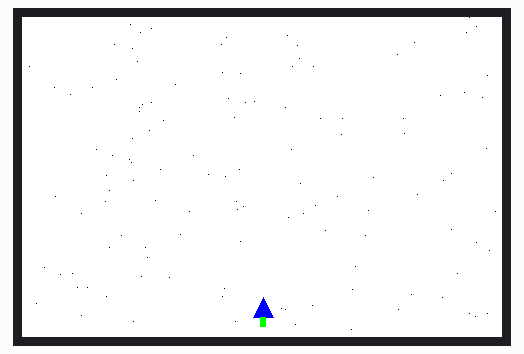
Simulated run of this sketch. Board: ESP32. Parts: 480×320 colour display. Random numbers use the default seed unless the sketch sets one.

Above: at 0.45 s.
At 5.27 s:
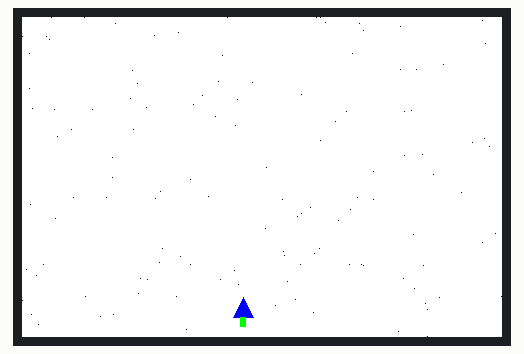
At 10.09 s:
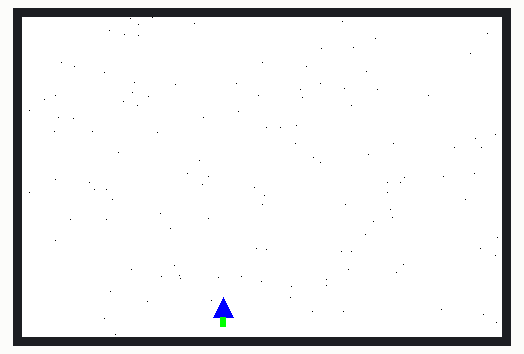
At 20.04 s:
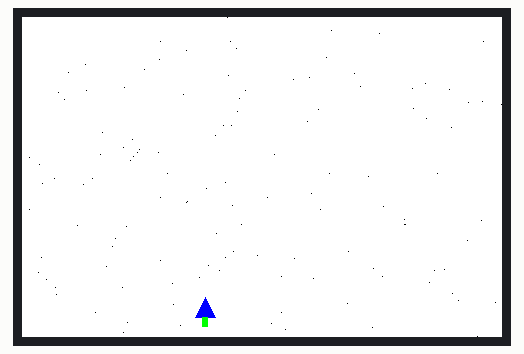
At 29.68 s:
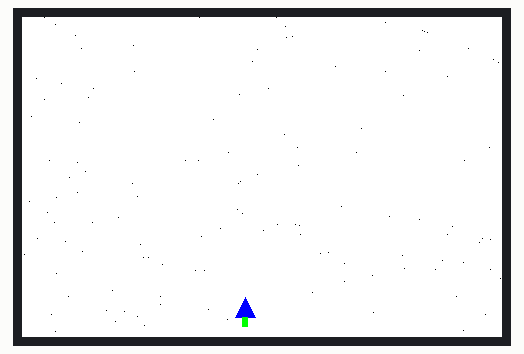
At 39.63 s:
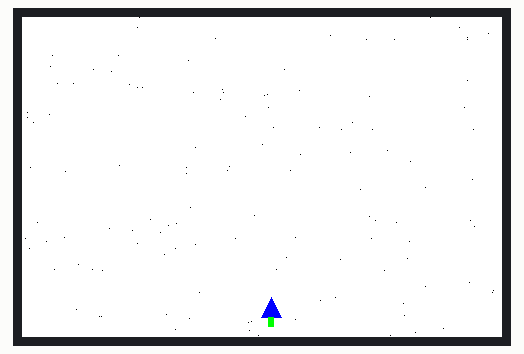

The sketch:

display_ILI9486.ino
```cpp
#include <TFT_eSPI.h>

TFT_eSPI tft = TFT_eSPI();

int w = 480;
int h = 320;

#define NUM_STARS 120
#define STAR_LAYERS 7

struct Star {
  float x, y;
  float speed;
  uint16_t color;
};

Star stars[NUM_STARS];

float shipX = w / 2;
float shipY = h - 40;
float shipMoveX = 1;
float shipMoveY = 0;

void initStars() {
  for (int i = 0; i < NUM_STARS; i++) {
    stars[i].x = random(w);
    stars[i].y = random(h);
    stars[i].speed = 0.1 + (float)(i % STAR_LAYERS);
    stars[i].color = TFT_BLACK;tft.color565(240 + random(16), 240 + random(16), 240 + random(16));
  }
}

void drawStarship() {
  tft.fillTriangle(shipX, shipY, shipX - 10, shipY + 20, shipX + 10, shipY + 20, TFT_WHITE);
  tft.fillRect(shipX - 3, shipY + 20, 6, 10, TFT_WHITE);

  shipY += shipMoveY;
  shipX += shipMoveX;

  if (shipX > 300)
    shipMoveX *= -1;
  if (shipX < 180)
    shipMoveX *= -1;

  tft.fillTriangle(shipX, shipY, shipX - 10, shipY + 20, shipX + 10, shipY + 20, TFT_BLUE);
  tft.fillRect(shipX - 3, shipY + 20, 6, 10, TFT_GREEN);
}

void updateStars() {
  for (int i = 0; i < NUM_STARS; i++) {
    tft.drawPixel(stars[i].x, stars[i].y, TFT_WHITE);

    stars[i].y += stars[i].speed;

    if (stars[i].y >= h) {
      stars[i].y = 0;
      stars[i].x = random(w);
      stars[i].speed = 0.5 + (float)(i % STAR_LAYERS);
    }

    tft.drawPixel(stars[i].x, stars[i].y, stars[i].color);
  }
}

void setup() {
  Serial.begin(115200);
  tft.init();
  tft.setRotation(1);
  tft.fillScreen(TFT_WHITE);
  initStars();
}

void loop() {
  updateStars();

  drawStarship();

  delay(20);
}
```
